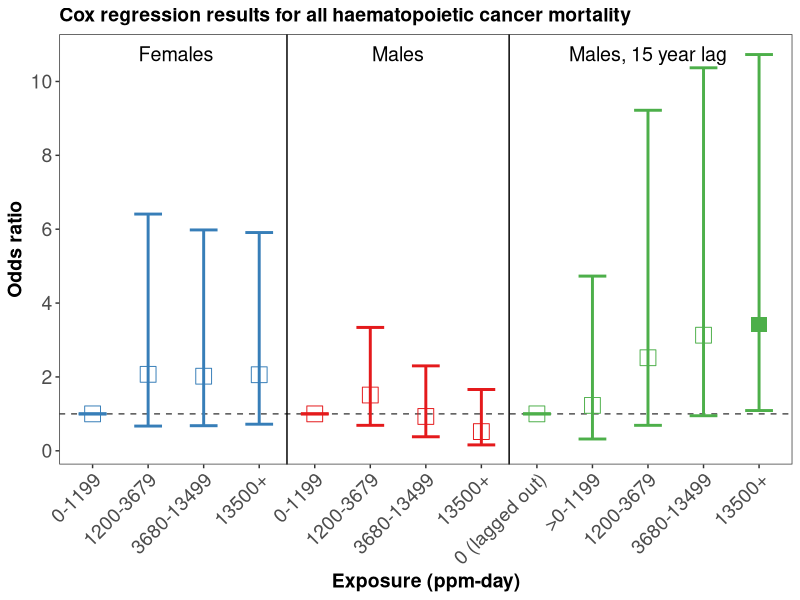
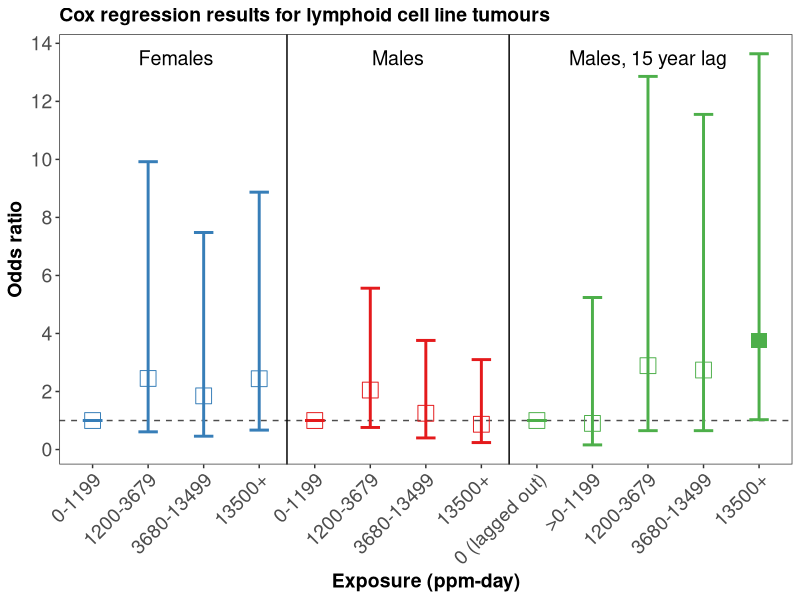
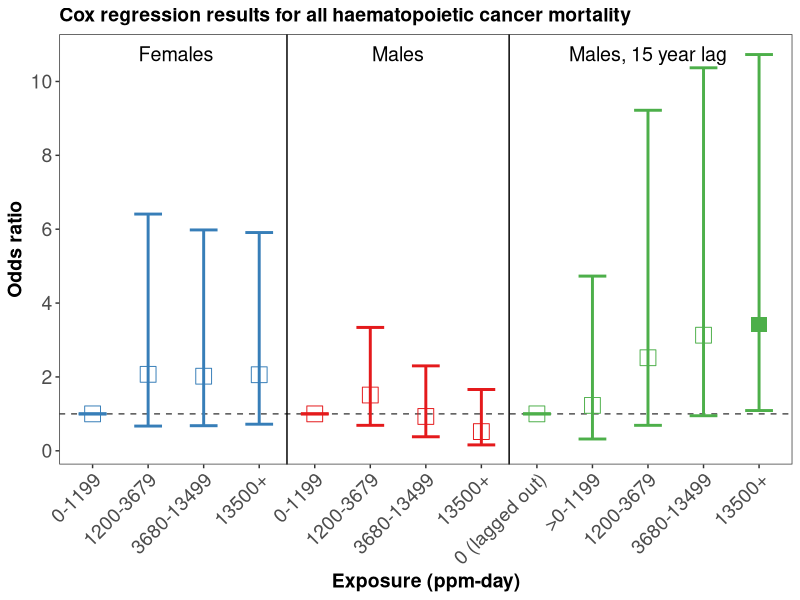
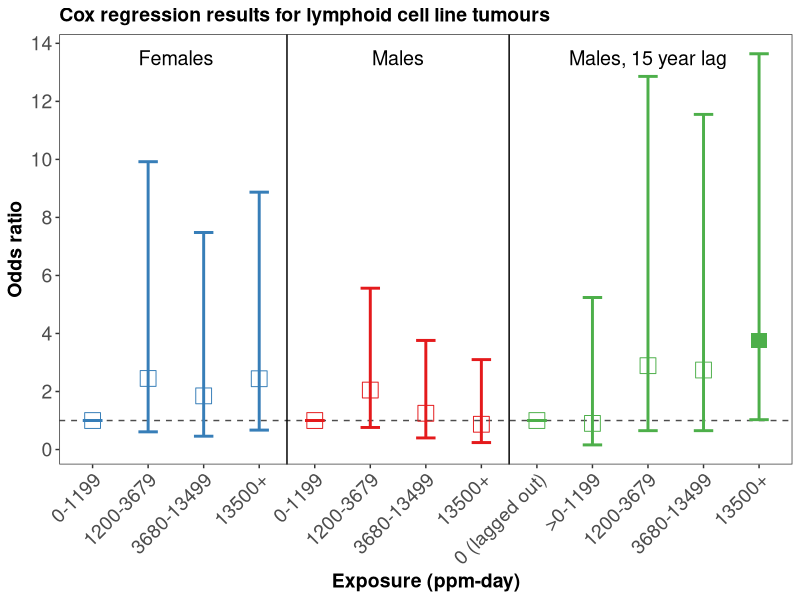

Write R code to recreate these figures, in order.
# ---
# title: "Steenland 2004 - Mortality analyses in a cohort of 18,235 ethylene oxide ..."
# author: "FK"
# date: "2022-10-19"
# ---

  
library(tidyverse)
library(here)
library(RColorBrewer)

ggtheme <- theme_bw() + 
  theme(panel.grid.major = element_blank(), #element_line(color = "gray30", linetype = "solid"), 
        panel.grid.minor = element_blank(),
        strip.text = element_text(size = 14, face = 'bold'), 
        legend.title = element_blank(), 
        legend.position = "bottom", 
        legend.text = element_text(size = 14),
        legend.direction = "vertical",
        axis.text = element_text(size = 14), 
        axis.text.x = element_text(angle = 45, hjust = 1),
        axis.title = element_text(size = 14, face = 'bold'),
        plot.title = element_text(size = 14, face = 'bold'), 
        plot.subtitle = element_text(size = 12))


# Table 6. ------------------------------------------------------------------
table6 <- tribble(~No, ~model, ~category, ~OR, ~OR.L, ~OR.U,
                  1, "Males", "0-1199", 1, 1, 1,
                  2, "Males", "1200-3679", 2.07, 0.67, 6.41,
                  3, "Males", "3680-13499", 2.02, 0.68, 5.98,
                  4, "Males", "13500+", 2.06, 0.72, 5.91,
                  1, "Females", "0-1199", 1, 1, 1,
                  2, "Females", "1200-3679", 1.51, 0.69, 3.34,
                  3, "Females", "3680-13499", 0.93, 0.38, 2.30,
                  4, "Females", "13500+", 0.52, 0.16, 1.66,
                  1, "Males, 15 year lag", "0 (lagged out)", 1, 1, 1,
                  2, "Males, 15 year lag", ">0-1199", 1.23, 0.32, 4.73,
                  3, "Males, 15 year lag", "1200-3679", 2.52, 0.69, 9.22,
                  4, "Males, 15 year lag", "3680-13499", 3.13, 0.95, 10.37,
                  5, "Males, 15 year lag", "13500+", 3.42, 1.09, 10.73)

table6 <- table6 %>% 
  mutate(model_cat = paste(model, category, sep = "-"),
         sig = ifelse(OR.U < 1 , 15, #15-prtc
                      ifelse((OR.L<=1 & OR.U>=1), 0, 15)), #0-null #15-sigpos
         sig = as.integer(sig))

catz <- unique(table6$model_cat)

table6 <- table6 %>% 
  mutate(model_cat = factor(model_cat, levels = catz))

plot.col <- c(brewer.pal(n = 3, "Set1")[1:3])

ggplot(data = table6, aes(y = OR, ymin = OR.L, ymax = OR.U, x = model_cat)) + 
  geom_hline(yintercept = 1, linetype = 2, color = "gray30") +
  geom_errorbar(aes(ymin = OR.L, ymax = OR.U, col = model),
                width = 0.5, cex = 1, show.legend = F) +
  geom_point(aes(y = OR, x = model_cat, color = model, shape = sig), 
             size = 5, show.legend = F) +
  annotate("text", x = 2.5, y = 10.75, label = "Females", size = 5) +
  geom_vline(aes(xintercept = 4.5)) +
  annotate("text", x = 6.5, y = 10.75, label = "Males", size = 5) +
  geom_vline(aes(xintercept = 8.5)) +
  annotate("text", x = 11, y = 10.75, label = "Males, 15 year lag", size = 5) +
  scale_x_discrete(labels =  table6$category) +
  scale_y_continuous(breaks = seq(0,12,2)) +
  scale_color_manual(values = plot.col) +
  scale_shape_identity() +
  labs(x = "Exposure (ppm-day)",
       y = "Odds ratio",
       title = "Cox regression results for all haematopoietic cancer mortality")+
  ggtheme

ggsave(here('output','plot','steenland2004-table6.jpeg'), 
       width = 12, height = 8, dpi = 600)




# Table 7. ----------------------------------------------------------------
table7 <- tribble(~model, ~category, ~OR, ~OR.L, ~OR.U,
                  "Males", "0-1199", 1, 1, 1,
                  "Males", "1200-3679", 2.45, 0.61, 9.92,
                  "Males", "3680-13499", 1.85, 0.46, 7.48,
                  "Males", "13500+", 2.44, 0.67, 8.87,
                  "Females", "0-1199", 1, 1, 1,
                  "Females", "1200-3679", 2.05, 0.76, 5.56,
                  "Females", "3680-13499", 1.25, 0.4, 3.76,
                  "Females", "13500+", 0.87, 0.24, 3.10,
                  "Males, 15 year lag", "0 (lagged out)", 1, 1, 1,
                  "Males, 15 year lag", ">0-1199", 0.90, 0.16, 5.24,
                  "Males, 15 year lag", "1200-3679", 2.89, 0.65, 12.86,
                  "Males, 15 year lag", "3680-13499", 2.74, 0.65, 11.55,
                  "Males, 15 year lag", "13500+", 3.76, 1.03, 13.64)

table7 <- table7 %>% 
  mutate(model_cat = paste(model, category, sep = "-"),
         sig = ifelse(OR.U < 1 , 15, #15-prtc
                      ifelse((OR.L<=1 & OR.U>=1), 0, 15)), #0-null #15-sigpos
         sig = as.integer(sig))

catz <- unique(table7$model_cat)

table7 <- table7 %>% 
  mutate(model_cat = factor(model_cat, levels = catz))

plot.col <- c(brewer.pal(n = 3, "Set1")[1:3])

ggplot(data = table7, aes(y = OR, ymin = OR.L, ymax = OR.U, x = model_cat)) + 
  geom_hline(yintercept = 1, linetype = 2, color = "gray30") +
  geom_errorbar(aes(ymin = OR.L, ymax = OR.U, col = model),
                width = 0.35, cex = 1, show.legend = F) +
  geom_point(aes(y = OR, x = model_cat, color = model, shape = sig), 
             size = 5, show.legend = F) +
  annotate("text", x = 2.5, y = 13.5, label = "Females", size = 5) +
  geom_vline(aes(xintercept = 4.5)) +
  annotate("text", x = 6.5, y = 13.5, label = "Males", size = 5) +
  geom_vline(aes(xintercept = 8.5)) +
  annotate("text", x = 11, y = 13.5, label = "Males, 15 year lag", size = 5) +
  scale_x_discrete(labels =  table7$category) +
  scale_y_continuous(breaks = seq(0,14,2)) +
  scale_color_manual(values = plot.col) +
  scale_shape_identity() +
  labs(x = "Exposure (ppm-day)",
       y = "Odds ratio",
       title = "Cox regression results for lymphoid cell line tumours")+
  ggtheme

ggsave(here('output','plot','steenland2004-table7.jpeg'), 
       width = 12, height = 8, dpi = 600)
